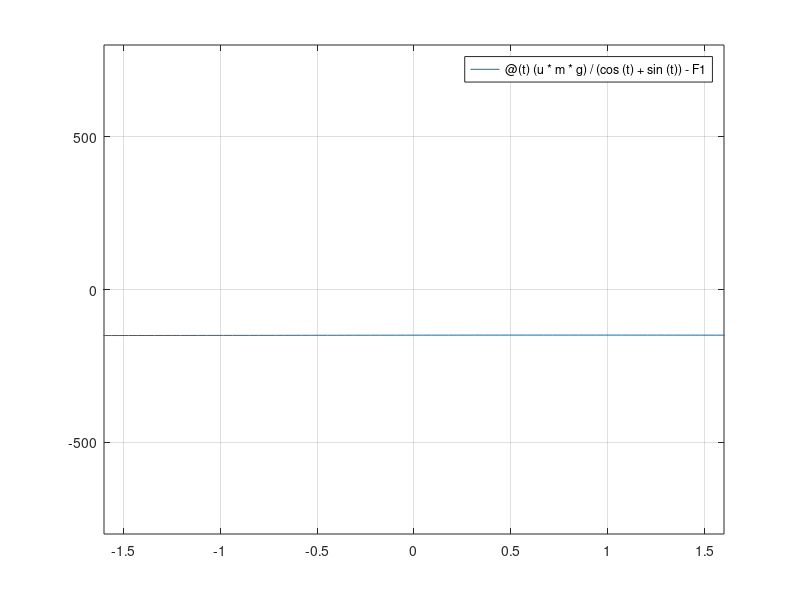

The MATLAB source for this figure: (Note: this script raises an error after producing the figure.)
%HW8
%Tomas Martinez
%830896830

clc
clear
close all


F1=150;
u=.55;
m=25;
g=9.81;

Ft=@(t)(u*m*g)/(cos(t)+sin(t))-F1;
fplot(Ft);
grid on
xlim([-1.6,1.6]);
ylim([-800,800]);
%Because Ft is undefined at t=-pi/4 we have to make sure our bracked does
%not incoperate that.

%Upper and lower bracket
low=(-1/2);
up=(1/2);
%Maximum error
me=.0001;

[a,c,e,g]=bisectm(Ft,low,up,me);
[b,d,f,h]=falseposition(Ft,low,up,me);

fprintf('The bisect method calculated a zero at %f using %0.0f iterations\n\n',a,g)
fprintf('The false position method calculated a zero at %f using %0.0f iterations\n\n',b,h)
fprintf('using the bisect method in this case was more effective as it found the answer\nusing %0.0f less iterations',abs(g-h))






